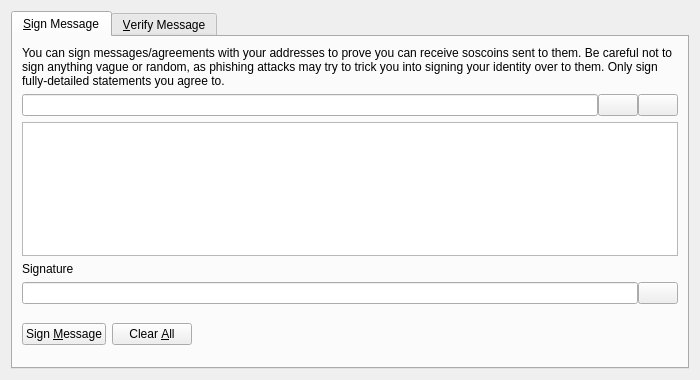
<?xml version="1.0" encoding="UTF-8"?>
<ui version="4.0">
 <class>SignVerifyMessageDialog</class>
 <widget class="QDialog" name="SignVerifyMessageDialog">
  <property name="geometry">
   <rect>
    <x>0</x>
    <y>0</y>
    <width>700</width>
    <height>380</height>
   </rect>
  </property>
  <property name="windowTitle">
   <string>Signatures - Sign / Verify a Message</string>
  </property>
  <property name="modal">
   <bool>true</bool>
  </property>
  <layout class="QVBoxLayout" name="verticalLayout">
   <item>
    <widget class="QTabWidget" name="tabWidget">
     <property name="currentIndex">
      <number>0</number>
     </property>
     <widget class="QWidget" name="tabSignMessage">
      <attribute name="title">
       <string>&amp;Sign Message</string>
      </attribute>
      <layout class="QVBoxLayout" name="verticalLayout_SM">
       <item>
        <widget class="QLabel" name="infoLabel_SM">
         <property name="text">
          <string>You can sign messages/agreements with your addresses to prove you can receive soscoins sent to them. Be careful not to sign anything vague or random, as phishing attacks may try to trick you into signing your identity over to them. Only sign fully-detailed statements you agree to.</string>
         </property>
         <property name="textFormat">
          <enum>Qt::PlainText</enum>
         </property>
         <property name="wordWrap">
          <bool>true</bool>
         </property>
        </widget>
       </item>
       <item>
        <layout class="QHBoxLayout" name="horizontalLayout_1_SM">
         <property name="spacing">
          <number>0</number>
         </property>
         <item>
          <widget class="QValidatedLineEdit" name="addressIn_SM">
           <property name="toolTip">
            <string>The Soscoin address to sign the message with</string>
           </property>
          </widget>
         </item>
         <item>
          <widget class="QPushButton" name="addressBookButton_SM">
           <property name="toolTip">
            <string>Choose previously used address</string>
           </property>
           <property name="text">
            <string/>
           </property>
           <property name="icon">
            <iconset resource="../bitcoin.qrc">
             <normaloff>:/icons/address-book</normaloff>:/icons/address-book</iconset>
           </property>
           <property name="shortcut">
            <string>Alt+A</string>
           </property>
           <property name="autoDefault">
            <bool>false</bool>
           </property>
          </widget>
         </item>
         <item>
          <widget class="QPushButton" name="pasteButton_SM">
           <property name="toolTip">
            <string>Paste address from clipboard</string>
           </property>
           <property name="text">
            <string/>
           </property>
           <property name="icon">
            <iconset resource="../bitcoin.qrc">
             <normaloff>:/icons/editpaste</normaloff>:/icons/editpaste</iconset>
           </property>
           <property name="shortcut">
            <string>Alt+P</string>
           </property>
           <property name="autoDefault">
            <bool>false</bool>
           </property>
          </widget>
         </item>
        </layout>
       </item>
       <item>
        <widget class="QPlainTextEdit" name="messageIn_SM">
         <property name="toolTip">
          <string>Enter the message you want to sign here</string>
         </property>
        </widget>
       </item>
       <item>
        <widget class="QLabel" name="signatureLabel_SM">
         <property name="text">
          <string>Signature</string>
         </property>
         <property name="textFormat">
          <enum>Qt::PlainText</enum>
         </property>
        </widget>
       </item>
       <item>
        <layout class="QHBoxLayout" name="horizontalLayout_2_SM">
         <property name="spacing">
          <number>0</number>
         </property>
         <item>
          <widget class="QLineEdit" name="signatureOut_SM">
           <property name="font">
            <font>
             <italic>true</italic>
            </font>
           </property>
           <property name="readOnly">
            <bool>true</bool>
           </property>
          </widget>
         </item>
         <item>
          <widget class="QPushButton" name="copySignatureButton_SM">
           <property name="toolTip">
            <string>Copy the current signature to the system clipboard</string>
           </property>
           <property name="text">
            <string/>
           </property>
           <property name="icon">
            <iconset resource="../bitcoin.qrc">
             <normaloff>:/icons/editcopy</normaloff>:/icons/editcopy</iconset>
           </property>
           <property name="autoDefault">
            <bool>false</bool>
           </property>
          </widget>
         </item>
        </layout>
       </item>
       <item>
        <layout class="QHBoxLayout" name="horizontalLayout_3_SM">
         <item>
          <widget class="QPushButton" name="signMessageButton_SM">
           <property name="toolTip">
            <string>Sign the message to prove you own this Soscoin address</string>
           </property>
           <property name="text">
            <string>Sign &amp;Message</string>
           </property>
           <property name="icon">
            <iconset resource="../bitcoin.qrc">
             <normaloff>:/icons/edit</normaloff>:/icons/edit</iconset>
           </property>
           <property name="autoDefault">
            <bool>false</bool>
           </property>
          </widget>
         </item>
         <item>
          <widget class="QPushButton" name="clearButton_SM">
           <property name="toolTip">
            <string>Reset all sign message fields</string>
           </property>
           <property name="text">
            <string>Clear &amp;All</string>
           </property>
           <property name="icon">
            <iconset resource="../bitcoin.qrc">
             <normaloff>:/icons/remove</normaloff>:/icons/remove</iconset>
           </property>
           <property name="autoDefault">
            <bool>false</bool>
           </property>
          </widget>
         </item>
         <item>
          <spacer name="horizontalSpacer_1_SM">
           <property name="orientation">
            <enum>Qt::Horizontal</enum>
           </property>
           <property name="sizeHint" stdset="0">
            <size>
             <width>40</width>
             <height>48</height>
            </size>
           </property>
          </spacer>
         </item>
         <item>
          <widget class="QLabel" name="statusLabel_SM">
           <property name="font">
            <font>
             <weight>75</weight>
             <bold>true</bold>
            </font>
           </property>
           <property name="text">
            <string/>
           </property>
           <property name="wordWrap">
            <bool>true</bool>
           </property>
          </widget>
         </item>
         <item>
          <spacer name="horizontalSpacer_2_SM">
           <property name="orientation">
            <enum>Qt::Horizontal</enum>
           </property>
           <property name="sizeHint" stdset="0">
            <size>
             <width>40</width>
             <height>48</height>
            </size>
           </property>
          </spacer>
         </item>
        </layout>
       </item>
      </layout>
     </widget>
     <widget class="QWidget" name="tabVerifyMessage">
      <attribute name="title">
       <string>&amp;Verify Message</string>
      </attribute>
      <layout class="QVBoxLayout" name="verticalLayout_VM">
       <item>
        <widget class="QLabel" name="infoLabel_VM">
         <property name="text">
          <string>Enter the receiver's address, message (ensure you copy line breaks, spaces, tabs, etc. exactly) and signature below to verify the message. Be careful not to read more into the signature than what is in the signed message itself, to avoid being tricked by a man-in-the-middle attack. Note that this only proves the signing party receives with the address, it cannot prove sendership of any transaction!</string>
         </property>
         <property name="textFormat">
          <enum>Qt::PlainText</enum>
         </property>
         <property name="alignment">
          <set>Qt::AlignLeading|Qt::AlignLeft|Qt::AlignTop</set>
         </property>
         <property name="wordWrap">
          <bool>true</bool>
         </property>
        </widget>
       </item>
       <item>
        <layout class="QHBoxLayout" name="horizontalLayout_1_VM">
         <property name="spacing">
          <number>0</number>
         </property>
         <item>
          <widget class="QValidatedLineEdit" name="addressIn_VM">
           <property name="toolTip">
            <string>The Soscoin address the message was signed with</string>
           </property>
          </widget>
         </item>
         <item>
          <widget class="QPushButton" name="addressBookButton_VM">
           <property name="toolTip">
            <string>Choose previously used address</string>
           </property>
           <property name="text">
            <string/>
           </property>
           <property name="icon">
            <iconset resource="../bitcoin.qrc">
             <normaloff>:/icons/address-book</normaloff>:/icons/address-book</iconset>
           </property>
           <property name="shortcut">
            <string>Alt+A</string>
           </property>
           <property name="autoDefault">
            <bool>false</bool>
           </property>
          </widget>
         </item>
        </layout>
       </item>
       <item>
        <widget class="QPlainTextEdit" name="messageIn_VM"/>
       </item>
       <item>
        <widget class="QValidatedLineEdit" name="signatureIn_VM"/>
       </item>
       <item>
        <layout class="QHBoxLayout" name="horizontalLayout_2_VM">
         <item>
          <widget class="QPushButton" name="verifyMessageButton_VM">
           <property name="toolTip">
            <string>Verify the message to ensure it was signed with the specified Soscoin address</string>
           </property>
           <property name="text">
            <string>Verify &amp;Message</string>
           </property>
           <property name="icon">
            <iconset resource="../bitcoin.qrc">
             <normaloff>:/icons/transaction_0</normaloff>:/icons/transaction_0</iconset>
           </property>
           <property name="autoDefault">
            <bool>false</bool>
           </property>
          </widget>
         </item>
         <item>
          <widget class="QPushButton" name="clearButton_VM">
           <property name="toolTip">
            <string>Reset all verify message fields</string>
           </property>
           <property name="text">
            <string>Clear &amp;All</string>
           </property>
           <property name="icon">
            <iconset resource="../bitcoin.qrc">
             <normaloff>:/icons/remove</normaloff>:/icons/remove</iconset>
           </property>
           <property name="autoDefault">
            <bool>false</bool>
           </property>
          </widget>
         </item>
         <item>
          <spacer name="horizontalSpacer_1_VM">
           <property name="orientation">
            <enum>Qt::Horizontal</enum>
           </property>
           <property name="sizeHint" stdset="0">
            <size>
             <width>40</width>
             <height>48</height>
            </size>
           </property>
          </spacer>
         </item>
         <item>
          <widget class="QLabel" name="statusLabel_VM">
           <property name="font">
            <font>
             <weight>75</weight>
             <bold>true</bold>
            </font>
           </property>
           <property name="text">
            <string/>
           </property>
           <property name="wordWrap">
            <bool>true</bool>
           </property>
          </widget>
         </item>
         <item>
          <spacer name="horizontalSpacer_2_VM">
           <property name="orientation">
            <enum>Qt::Horizontal</enum>
           </property>
           <property name="sizeHint" stdset="0">
            <size>
             <width>40</width>
             <height>48</height>
            </size>
           </property>
          </spacer>
         </item>
        </layout>
       </item>
      </layout>
     </widget>
    </widget>
   </item>
  </layout>
 </widget>
 <customwidgets>
  <customwidget>
   <class>QValidatedLineEdit</class>
   <extends>QLineEdit</extends>
   <header>qvalidatedlineedit.h</header>
  </customwidget>
 </customwidgets>
 <resources>
  <include location="../bitcoin.qrc"/>
 </resources>
 <connections/>
</ui>
